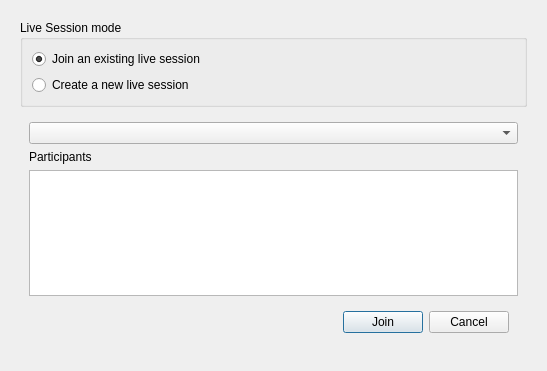
<?xml version="1.0" encoding="UTF-8"?>
<ui version="4.0">
 <class>OmniverseLiveSessionDialog</class>
 <widget class="QDialog" name="OmniverseLiveSessionDialog">
  <property name="geometry">
   <rect>
    <x>0</x>
    <y>0</y>
    <width>547</width>
    <height>371</height>
   </rect>
  </property>
  <property name="windowTitle">
   <string/>
  </property>
  <layout class="QGridLayout" name="gridLayout">
   <item row="0" column="0">
    <widget class="QWidget" name="widget_3" native="true">
     <layout class="QVBoxLayout" name="verticalLayout_2">
      <item>
       <widget class="QGroupBox" name="groupBox_2">
        <property name="title">
         <string>Live Session mode</string>
        </property>
        <layout class="QVBoxLayout" name="verticalLayout">
         <item>
          <widget class="QRadioButton" name="m_rdoMode_Join">
           <property name="text">
            <string>Join an existing live session</string>
           </property>
           <property name="checked">
            <bool>true</bool>
           </property>
          </widget>
         </item>
         <item>
          <widget class="QRadioButton" name="m_rdoMode_Create">
           <property name="text">
            <string>Create a new live session</string>
           </property>
          </widget>
         </item>
        </layout>
       </widget>
      </item>
      <item>
       <widget class="QStackedWidget" name="m_containerMode">
        <widget class="QWidget" name="m_containerModePage1" native="true">
         <layout class="QVBoxLayout" name="verticalLayout_4">
          <item>
           <widget class="QComboBox" name="m_cboJoinSessionList"/>
          </item>
          <item>
           <widget class="QLabel" name="label">
            <property name="text">
             <string>Participants</string>
            </property>
           </widget>
          </item>
          <item>
           <widget class="QListWidget" name="m_listJoinLiveSessionUserList"/>
          </item>
          <item>
           <widget class="QWidget" name="widget" native="true">
            <layout class="QHBoxLayout" name="horizontalLayout">
             <item>
              <spacer name="horizontalSpacer">
               <property name="orientation">
                <enum>Qt::Horizontal</enum>
               </property>
               <property name="sizeHint" stdset="0">
                <size>
                 <width>40</width>
                 <height>20</height>
                </size>
               </property>
              </spacer>
             </item>
             <item>
              <widget class="QPushButton" name="m_btnJoinLiveSession">
               <property name="text">
                <string>Join</string>
               </property>
              </widget>
             </item>
             <item>
              <widget class="QPushButton" name="m_btnJoinCancel">
               <property name="text">
                <string>Cancel</string>
               </property>
              </widget>
             </item>
            </layout>
           </widget>
          </item>
         </layout>
        </widget>
        <widget class="QWidget" name="m_containerModePage2" native="true">
         <layout class="QVBoxLayout" name="verticalLayout_3">
          <item>
           <widget class="QLineEdit" name="m_editCreateSessionName"/>
          </item>
          <item>
           <spacer name="verticalSpacer">
            <property name="orientation">
             <enum>Qt::Vertical</enum>
            </property>
            <property name="sizeHint" stdset="0">
             <size>
              <width>20</width>
              <height>40</height>
             </size>
            </property>
           </spacer>
          </item>
          <item>
           <widget class="QWidget" name="widget_2" native="true">
            <layout class="QHBoxLayout" name="horizontalLayout_2">
             <item>
              <widget class="QPushButton" name="m_btnCreateKeepLocalSource">
               <property name="text">
                <string>Keep Local Source</string>
               </property>
              </widget>
             </item>
             <item>
              <widget class="QPushButton" name="m_btnCreateFetchFromOmniverse">
               <property name="text">
                <string>Fetch from Omniverse</string>
               </property>
              </widget>
             </item>
             <item>
              <spacer name="horizontalSpacer_2">
               <property name="orientation">
                <enum>Qt::Horizontal</enum>
               </property>
               <property name="sizeHint" stdset="0">
                <size>
                 <width>40</width>
                 <height>20</height>
                </size>
               </property>
              </spacer>
             </item>
             <item>
              <widget class="QPushButton" name="m_btnCreateCancel">
               <property name="text">
                <string>Cancel</string>
               </property>
              </widget>
             </item>
            </layout>
           </widget>
          </item>
         </layout>
        </widget>
       </widget>
      </item>
     </layout>
    </widget>
   </item>
  </layout>
 </widget>
 <resources/>
 <connections/>
</ui>
